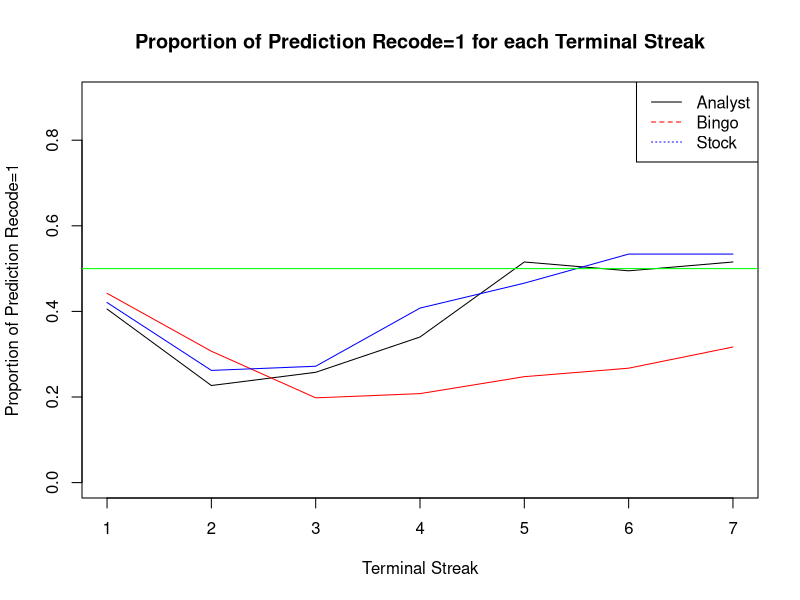
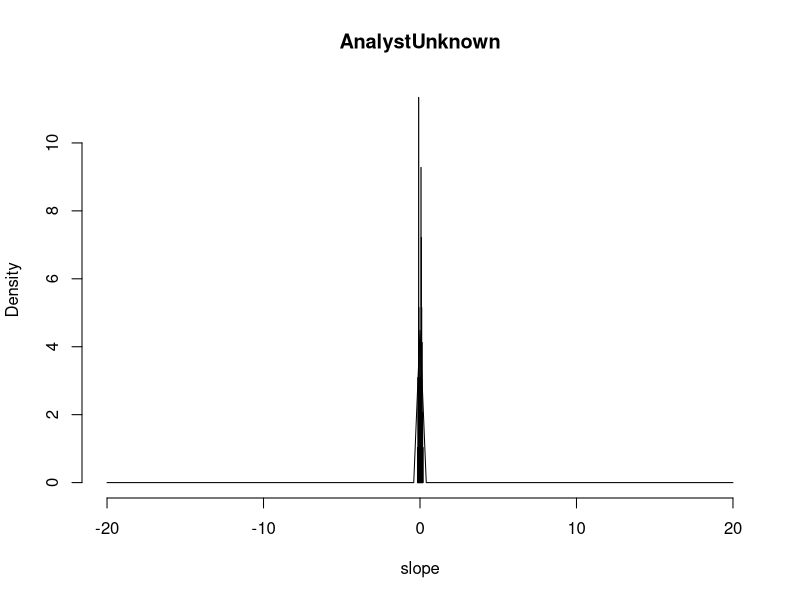
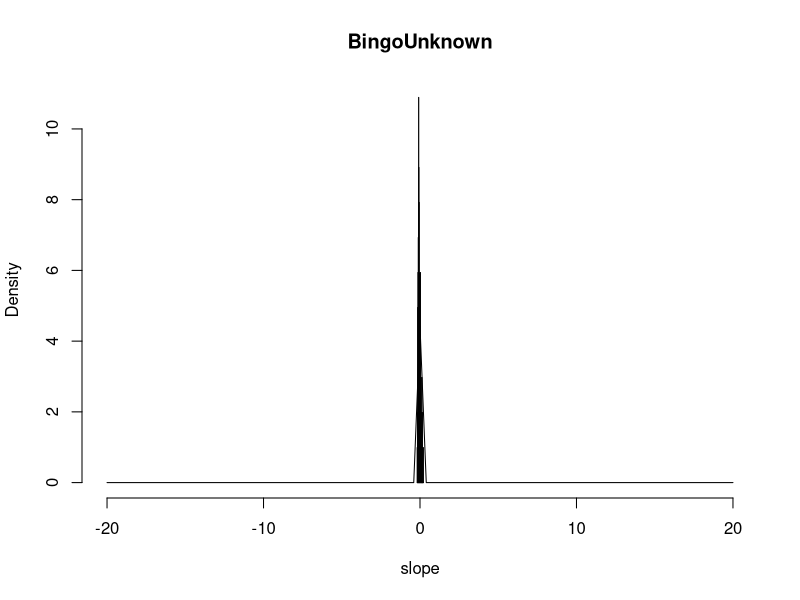
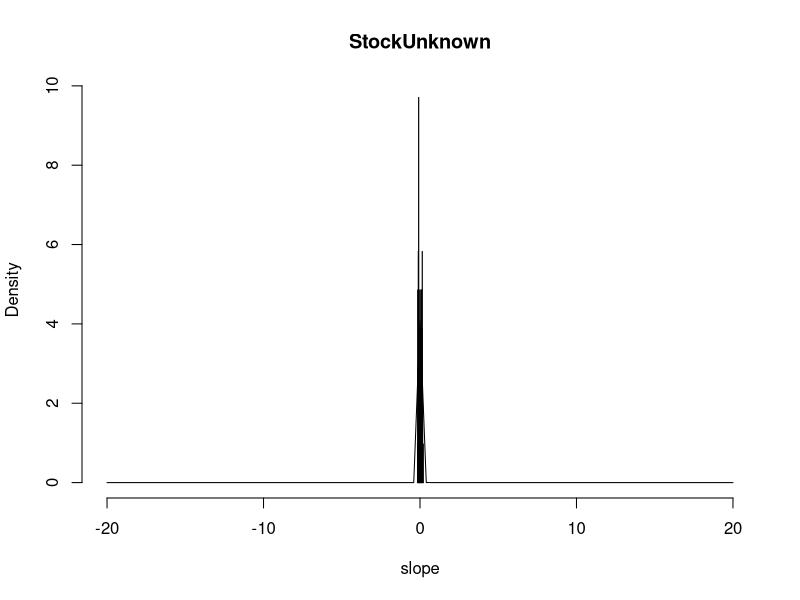

These charts were generated, in order, by the following R code:
## ---- chunk 1
library(readxl)
library(afex)
data <- read_excel("../Data/PredictingOutcomes_ParticipantPredictions.xlsx", sheet = "Study 2B")

# divide the data based on the generator
data1 <- data[data$generator == "analyst",]
data2 <- data[data$generator == "bingo",]
data3 <- data[data$generator == "stock",]
## ---- chunk 2
nrow(data1)
nrow(data2)
nrow(data3)
## ---- chunk 3
prop1 <- aggregate(data1$prediction_recode, by = list(data1$terminal_streak_length), FUN = mean)
prop2 <- aggregate(data2$prediction_recode, by = list(data2$terminal_streak_length), FUN = mean)
prop3 <- aggregate(data3$prediction_recode, by = list(data3$terminal_streak_length), FUN = mean)
## ---- chunk 4
prop1
prop2
prop3
## ---- chunk 5
plot(prop1$Group.1,prop1$x, type = "l",ylim=c(0.0,0.9), xlab = "Terminal Streak", ylab = "Proportion of Prediction Recode=1", main = "Proportion of Prediction Recode=1 for each Terminal Streak")
lines(prop2$Group.1,prop2$x, col = "red")
lines(prop3$Group.1,prop3$x,  col = "blue")
abline(h = 0.5, col = "green")
legend("topright", legend = c("Analyst", "Bingo", "Stock"), col = c("black", "red", "blue"), lty = 1:3)
## ---- chunk 6
model1 <- lmer(prediction_recode ~ generator + (1|participant_id), data = data)
summary(model1)
## ---- chunk 7
anova(model1)
## ---- chunk 8
aov1<-aov_ez('participant_id','prediction_recode',data, between=c('generator'),within=c('terminal_streak_length'))
aov1

pairwise.t.test(data$prediction_recode, data$generator, p.adjust.method = "bonferroni")


## ---- chunk 9
id <- unique(data1$participant_id)

slope <- c()

for (i in id){
x <- as.character(i)
datax <- data1[data1$participant_id == x,]
model <- lm(prediction_recode ~ terminal_streak_length, data = datax)
slope <- c(slope, coef(model)[2])
}

hist(slope,breaks=30,xlim=c(-20,20),prob=TRUE,main="AnalystUnknown")
curve(dnorm(x, mean = mean(slope), sd = sd(slope)), add = TRUE, col = "black")
## ---- chunk 10
id <- unique(data2$participant_id)

slope <- c()

for (i in id){
x <- as.character(i)
datax <- data2[data2$participant_id == x,]
model <- lm(prediction_recode ~ terminal_streak_length, data = datax)
slope <- c(slope, coef(model)[2])
}

hist(slope,breaks=30,xlim=c(-20,20),prob=TRUE,main="BingoUnknown")
curve(dnorm(x, mean = mean(slope), sd = sd(slope)), add = TRUE, col = "black")
## ---- chunk 11
id <- unique(data3$participant_id)

slope <- c()

for (i in id){
x <- as.character(i)
datax <- data3[data3$participant_id == x,]
model <- lm(prediction_recode ~ terminal_streak_length, data = datax)
slope <- c(slope, coef(model)[2])
}

hist(slope,breaks=30,xlim=c(-20,20),prob=TRUE,main="StockUnknown")
curve(dnorm(x, mean = mean(slope), sd = sd(slope)), add = TRUE, col = "black")
